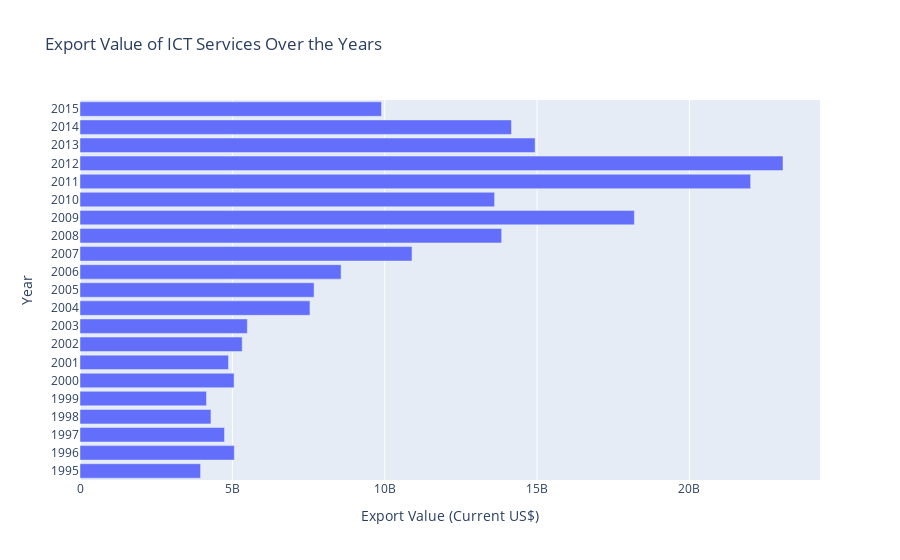

The cell this chart's notebook holds for it:
### Markdown cell above
***The export value of ICT services.***

### Code cell
# Clean the data: Filter rows for the desired metric
selected_metric = 'ICT service exports (BoP, current US$)'
filtered_data = data[data['Series Name'] == selected_metric]

# Reshape the data using melt
melted_data = pd.melt(filtered_data, id_vars=['Country Name', 'Country Code', 'Series Name', 'Series Code'], var_name='Year', value_name='Value')

# Remove rows with missing values
melted_data = melted_data.dropna()

# Convert 'Value' column to numeric
melted_data['Value'] = pd.to_numeric(melted_data['Value'], errors='coerce')

# Group by year and calculate the sum of 'ICT Service Exports (BoP, current US$)' for each year
total_exports = melted_data.groupby('Year')['Value'].sum().reset_index()

# Create a bar chart using Plotly
fig = px.bar(total_exports, y='Year', x='Value', title='Export Value of ICT Services Over the Years')
fig.update_yaxes(title='Year')
fig.update_xaxes(title='Export Value (Current US$)')
fig.show()

### Figure 1 — Plotly figure (JSON) as saved in the notebook; plotly's stock layout.template omitted (floating-point values rounded to 4 significant figures)
{"data": [{"alignmentgroup": "True", "hovertemplate": "Value=%{x}<br>Year=%{y}<extra></extra>", "legendgroup": "", "marker": {"color": "#636efa", "pattern": {"shape": ""}}, "name": "", "offsetgroup": "", "orientation": "h", "showlegend": false, "textposition": "auto", "type": "bar", "x": [3956000000.0, 5064000000.0, 4742000000.0, 4297000000.0, 4151000000.0, 5057000000.0, 4872000000.0, 5323000000.0, 5492000000.0, 7547000000.0, 7682000000.0, 8568000000.0, 10900000000.0, 13840000000.0, 18190000000.0, 13610000000.0, 22010000000.0, 23070000000.0, 14940000000.0, 14160000000.0, 9894000000.0], "xaxis": "x", "y": ["1995", "1996", "1997", "1998", "1999", "2000", "2001", "2002", "2003", "2004", "2005", "2006", "2007", "2008", "2009", "2010", "2011", "2012", "2013", "2014", "2015"], "yaxis": "y"}], "layout": {"barmode": "relative", "legend": {"tracegroupgap": 0}, "title": {"text": "Export Value of ICT Services Over the Years"}, "xaxis": {"anchor": "y", "domain": [0, 1], "title": {"text": "Export Value (Current US$)"}}, "yaxis": {"anchor": "x", "domain": [0, 1], "title": {"text": "Year"}}}}
